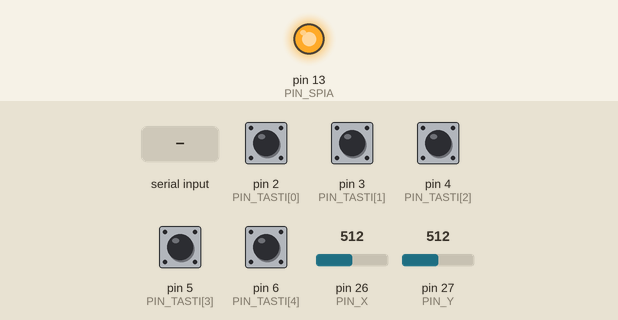
Recording of a sketch running on a simulated Teensy 4. Shown: output pins drawn as LEDs (lit = HIGH). The inputs (shaded band) are chosen by the test bench; at power-on: pin 2 (PIN_TASTI[0]), pin 3 (PIN_TASTI[1]), pin 4 (PIN_TASTI[2]), pin 5 (PIN_TASTI[3]), pin 6 (PIN_TASTI[4]) HIGH, pin 26 (PIN_X) = 512, pin 27 (PIN_Y) = 512 (analog values on the 0–1023 scale). USB keyboard and mouse output is not drawn; what the sketch prints to the serial monitor is not drawn.

Above: at 0.5 s.
At 1.9 s:
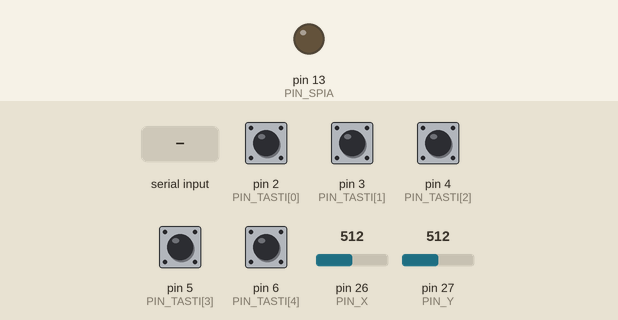
2.0 s: "d" received over Serial
4.0 s: pin 26 (PIN_X) set to 610
5.9 s: pin 27 (PIN_Y) set to 610
7.8 s: pin 26 (PIN_X) set to 511
9.8 s: pin 27 (PIN_Y) set to 716
Timing chart, 0 to 12.7 s (numbered marks = the images above; inputs shaded):
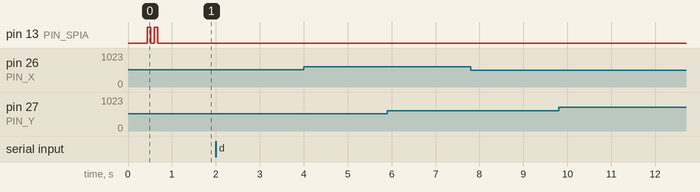

The sketch:

controller_pico.ino
```cpp
/*
  controller_pico.ino - Controller USB in stile pad anni '90, 1 joystick + 4 pulsanti
  Scheda: Raspberry Pi Pico RP2040 (clone TZT con USB-C). Si presenta come gamepad USB standard, senza driver:
  PC Windows/Linux/Mac, Recalbox, RetroPie, Batocera, Android.

  Arduino IDE:
    - Gestore schede: "Raspberry Pi Pico/RP2040/RP2350" di Earle F. Philhower
    - Scheda: "Raspberry Pi Pico"  (vale anche per i cloni TZT con 2, 4 o 16 MB di flash)
    - Strumenti > USB Stack: "Pico SDK"   (e' quella predefinita)
    Nessuna libreria da installare: il gamepad USB (Joystick.h) e' gia' nel pacchetto della scheda.
    Primo caricamento: tieni premuto BOOTSEL mentre colleghi il cavo, poi Carica.

  Collegamenti (pulsanti verso GND, pull-up interne attive):
    Joystick KY-023   VRx -> GP26 (ADC0)   VRy -> GP27 (ADC1)   SW -> GP6
                      +5V del modulo -> 3V3(OUT) (pin 36)   GND -> GND
    Pulsante A (basso)    GP2 --[pulsante]-- GND
    Pulsante B (destra)   GP3 --[pulsante]-- GND
    Pulsante X (sinistra) GP4 --[pulsante]-- GND
    Pulsante Y (alto)     GP5 --[pulsante]-- GND
  ATTENZIONE: il joystick va alimentato dal 3V3(OUT), NON da VBUS/VSYS: gli ingressi del Pico sono a 3,3 V.
  (pulsanti 12x12 a 4 piedini: usare due piedini in diagonale, es. 1 e 4)

  Tasto FUNZIONE = clic del joystick (L3) tenuto premuto:
    L3 + A = L1      L3 + B = R1      L3 + X = SELECT (hotkey Recalbox)      L3 + Y = START
    L3 premuto e rilasciato da solo = clic L3 normale
    L3 tenuto da solo per 5 secondi = ricalibra il centro del joystick (il LED lampeggia)

  Pulsanti HID: 1 A, 2 B, 3 X, 4 Y, 5 L1, 6 R1, 7 SELECT, 8 START, 9 L3
  Assi: X/Y = joystick.  Croce digitale (hat): copia dello stick, utile nei giochi retro (CROCE_DA_STICK).

  Debug: Monitor seriale (qualsiasi velocita'), invia "d" per vedere i valori grezzi del joystick.
*/

#include <Joystick.h>

// ======================= CONFIGURAZIONE =======================
#define PIN_X    26
#define PIN_Y    27
#define PIN_SPIA  LED_BUILTIN

const uint8_t PIN_TASTI[5] = {2, 3, 4, 5, 6};   // A, B, X, Y, L3
enum { T_A = 0, T_B, T_X, T_Y, T_L3 };

#define CROCE_DA_STICK   1       // 1 = invia anche la croce digitale ricavata dallo stick
#define SOGLIA_CROCE     45      // % di corsa oltre cui la croce scatta
#define TAP_L3_MS        80      // durata del clic L3 inviato al rilascio
#define TAP_L3_MAX_MS    600     // oltre questo tempo il rilascio di L3 non genera il clic
#define RICALIBRA_MS     5000    // L3 tenuto da solo per questo tempo = ricalibrazione
#define ZONA_MORTA       120     // zona morta al centro (su 2048, ADC a 12 bit)
#define ANTIRIMBALZO_MS  10
#define PERIODO_MS       4       // 250 aggiornamenti al secondo

// Se un asse va al contrario o e' scambiato, cambia questi valori (verifica con joy.cpl o "d" sul monitor seriale).
#define SCAMBIA_XY  0
#define INVERTI_X   0
#define INVERTI_Y   0
// ==============================================================

int centro[2] = {2048, 2048};
const uint8_t PIN_ASSI[2] = {PIN_X, PIN_Y};

uint8_t statoTasti = 0, letturaPrec = 0;
unsigned long tCambio = 0, tInvio = 0, tDebug = 0;
bool l3Giu = false, comboUsata = false;
unsigned long tL3 = 0, fineTapL3 = 0;
bool ricalibrato = false;
bool debug = false;

int leggiAsse(uint8_t pin) {
  long s = 0;
  for (uint8_t i = 0; i < 8; i++) s += analogRead(pin);
  return (int)(s / 8);
}

void calibra() {
  for (uint8_t a = 0; a < 2; a++) {
    long s = 0;
    for (uint8_t i = 0; i < 64; i++) {
      s += analogRead(PIN_ASSI[a]);
      delay(1);
    }
    centro[a] = (int)(s / 64);
  }
}

// grezzo 0..4095 -> -511..511 con zona morta e scala separata sui due lati del centro
int scala(int grezzo, int c, bool inverti) {
  int v = grezzo - c;
  long r;
  if (abs(v) <= ZONA_MORTA) {
    r = 0;
  } else if (v > 0) {
    r = (long)(v - ZONA_MORTA) * 511L / max(1, 4095 - c - ZONA_MORTA);
  } else {
    r = (long)(v + ZONA_MORTA) * 511L / max(1, c - ZONA_MORTA);
  }
  r = constrain(r, -511L, 511L);
  return (int)(inverti ? -r : r);
}

uint8_t leggiTasti() {
  uint8_t b = 0;
  for (uint8_t i = 0; i < 5; i++)
    if (digitalRead(PIN_TASTI[i]) == LOW) b |= (1 << i);
  return b;
}

void lampeggia(uint8_t volte) {
  for (uint8_t i = 0; i < volte; i++) {
    digitalWrite(PIN_SPIA, HIGH);
    delay(80);
    digitalWrite(PIN_SPIA, LOW);
    delay(80);
  }
}

// angolo della croce digitale (-1 = ferma), 0 = su, 90 = destra, 180 = giu', 270 = sinistra
int angoloCroce(int x, int y) {
  const int s = 511 * SOGLIA_CROCE / 100;
  bool su = y < -s, giu = y > s, sx = x < -s, dx = x > s;
  if (su && dx) return 45;
  if (giu && dx) return 135;
  if (giu && sx) return 225;
  if (su && sx) return 315;
  if (su) return 0;
  if (dx) return 90;
  if (giu) return 180;
  if (sx) return 270;
  return -1;
}

void setup() {
  for (uint8_t i = 0; i < 5; i++) pinMode(PIN_TASTI[i], INPUT_PULLUP);
  pinMode(PIN_SPIA, OUTPUT);
  digitalWrite(PIN_SPIA, LOW);
  analogReadResolution(12);
  Serial.begin(115200);

  Joystick.begin();
  Joystick.useManualSend(true);

  delay(300);          // lascia assestare il potenziometro
  calibra();           // non toccare il joystick mentre colleghi il cavo
  lampeggia(2);
}

void loop() {
  unsigned long ora = millis();

  // ---- antirimbalzo pulsanti
  uint8_t l = leggiTasti();
  if (l != letturaPrec) {
    letturaPrec = l;
    tCambio = ora;
  }
  if (ora - tCambio >= ANTIRIMBALZO_MS) statoTasti = l;

  bool a  = statoTasti & (1 << T_A);
  bool b  = statoTasti & (1 << T_B);
  bool x  = statoTasti & (1 << T_X);
  bool y  = statoTasti & (1 << T_Y);
  bool l3 = statoTasti & (1 << T_L3);

  // ---- tasto funzione L3
  if (l3) {
    if (!l3Giu) {
      l3Giu = true;
      comboUsata = false;
      ricalibrato = false;
      tL3 = ora;
    }
    if (a || b || x || y) comboUsata = true;
    // ricalibrazione: L3 tenuto da solo per 5 secondi
    if (!comboUsata && !ricalibrato && ora - tL3 >= RICALIBRA_MS) {
      lampeggia(4);
      delay(400);
      calibra();
      lampeggia(4);
      ricalibrato = true;
      comboUsata = true;   // niente clic L3 al rilascio
    }
  } else if (l3Giu) {
    l3Giu = false;
    if (!comboUsata && ora - tL3 <= TAP_L3_MAX_MS) fineTapL3 = ora + TAP_L3_MS;
  }

  if (ora - tInvio < PERIODO_MS) return;
  tInvio = ora;

  // ---- pulsanti (numerati da 1)
  bool hid[10] = {false};
  if (l3) {
    hid[5] = a;      // L1
    hid[6] = b;      // R1
    hid[7] = x;      // SELECT
    hid[8] = y;      // START
  } else {
    hid[1] = a;
    hid[2] = b;
    hid[3] = x;
    hid[4] = y;
  }
  hid[9] = (long)(fineTapL3 - ora) > 0;   // L3
  for (uint8_t i = 1; i <= 9; i++) Joystick.button(i, hid[i]);

  // ---- assi
  int g[2];
  for (uint8_t i = 0; i < 2; i++) g[i] = leggiAsse(PIN_ASSI[i]);
#if SCAMBIA_XY
  int sx = scala(g[1], centro[1], INVERTI_X), sy = scala(g[0], centro[0], INVERTI_Y);
#else
  int sx = scala(g[0], centro[0], INVERTI_X), sy = scala(g[1], centro[1], INVERTI_Y);
#endif
  Joystick.X(sx + 512);          // 0..1023, centro 512
  Joystick.Y(sy + 512);
  Joystick.Z(512);
  Joystick.Zrotate(512);
  Joystick.sliderLeft(0);
  Joystick.sliderRight(0);
#if CROCE_DA_STICK
  Joystick.hat(angoloCroce(sx, sy));
#else
  Joystick.hat(-1);
#endif
  Joystick.send_now();

  // ---- LED: acceso mentre un pulsante e' premuto
  digitalWrite(PIN_SPIA, statoTasti ? HIGH : LOW);

  // ---- debug sul monitor seriale
  while (Serial.available()) {
    char c = Serial.read();
    if (c == 'd' || c == 'D') debug = !debug;
  }
  if (debug && ora - tDebug >= 100) {
    tDebug = ora;
    Serial.printf("grezzi X %4d Y %4d | centro %4d %4d | X %4d Y %4d | tasti ", g[0], g[1], centro[0], centro[1], sx, sy);
    Serial.println(statoTasti, BIN);
  }
}
```

Measured:
- after the input at 2.0 s, every drawn part: stays the same
- after the input at 4.0 s, every drawn part: stays the same
- after the input at 5.9 s, every drawn part: stays the same
- after the input at 7.8 s, every drawn part: stays the same
- after the input at 9.8 s, every drawn part: stays the same
